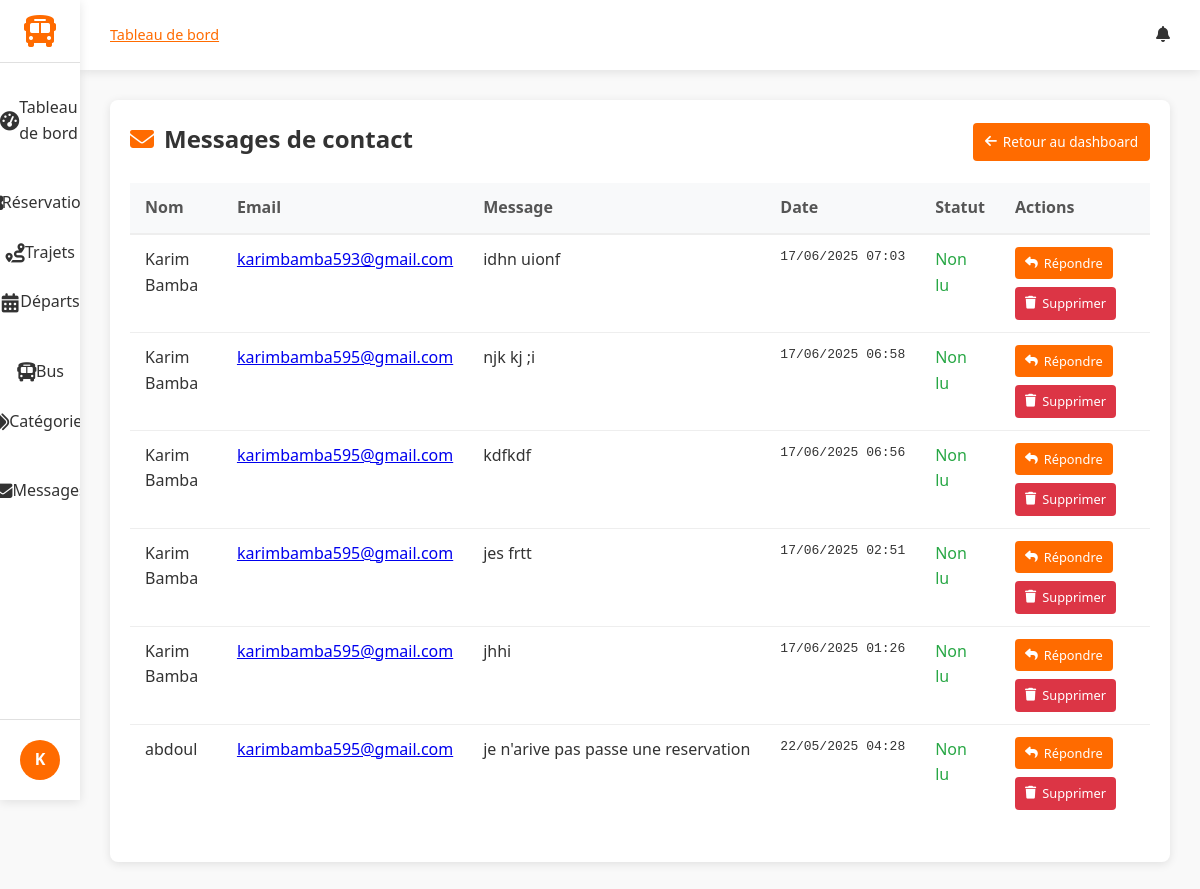
/dashboard/messages/ (signed in), run on the app's committed database.
### accounts/models.py (models this page shows, shortened)
class CustomUser(AbstractUser):
    """
    Modèle utilisateur personnalisé. Hérite de AbstractUser (nom d'utilisateur, email, etc.).
    Nous pourrions ajouter des champs ici (par ex. is_client), mais utilisons la version minimale.
    """

### reservations/models.py (models this page shows)
class ContactMessage(models.Model):
    name = models.CharField(max_length=100)
    email = models.EmailField()
    message = models.TextField()
    submitted_at = models.DateTimeField(auto_now_add=True)
    reply = models.TextField(blank=True, null=True)
    replied_at = models.DateTimeField(blank=True, null=True)

### gareci_admin/views.py (the view)
# urls.py: path('messages/', MessageListView.as_view(), name='message_list'),
class MessageListView(StaffRequiredMixin, ListView):
    model = ContactMessage
    template_name = 'dashboard/message_list.html'
    context_object_name = 'messages'
    ordering = ['-submitted_at']

### gareci_admin/utils.py (called while the page is built)
    def test_func(self):
        return self.request.user.is_staff

### gareci_admin/templates/dashboard/message_list.html (shortened to what this page needs)
{% extends 'dashboard/dashboard_base.html' %}
{% block content %}
<div class="messages-container">
    <div class="messages-header">
        <h2><i class="fas fa-envelope"></i> Messages de contact</h2>
        <a href="{% url 'dashboard:index' %}" class="btn btn-primary">
            <i class="fas fa-arrow-left"></i> Retour au dashboard
        </a>
    </div>
    <table class="messages-table">
        <thead>
            <tr>
                <th>Nom</th>
                <th>Email</th>
                <th>Message</th>
                <th>Date</th>
                <th>Statut</th>
                <th>Actions</th>
            </tr>
        </thead>
        <tbody>
            {% for msg in messages %}
            <tr>
                <td>{{ msg.name }}</td>
                <td><a href="mailto:{{ msg.email }}">{{ msg.email }}</a></td>
                <td class="message-preview" title="{{ msg.message }}">{{ msg.message }}</td>
                <td class="datetime">{{ msg.submitted_at|date:"d/m/Y H:i" }}</td>
                <td class="{% if msg.is_read %}status-read{% else %}status-unread{% endif %}">
                    {{ msg.is_read|yesno:"Lu,Non lu" }}
                </td>
                <td>
                    <div class="action-buttons">
                        <a href="{% url 'dashboard:message_reply' msg.id %}" class="btn btn-sm btn-primary">
                            <i class="fas fa-reply"></i> Répondre
                        </a>
                        <a href="{% url 'dashboard:message_delete' msg.id %}"
                           class="btn btn-sm btn-danger"
                           onclick="return confirm('Voulez-vous vraiment supprimer ce message ?');">
                            <i class="fas fa-trash"></i> Supprimer
                        </a>
                    </div>
                </td>
            </tr>
            {% endfor %}
        </tbody>
    </table>
</div>
{% endblock %}

### gareci_admin/templates/dashboard/dashboard_base.html (shortened to what this page needs)
{% load static %}
<!DOCTYPE html>
<html lang="fr">
<head>
    <link rel="stylesheet" href="https://cdnjs.cloudflare.com/ajax/libs/font-awesome/6.4.0/css/all.min.css">
    <link rel="stylesheet" href="{% static 'css/dashboard_base.css' %}">
</head>
<body>
    <div class="dashboard-container">
        <aside class="sidebar">
            <div class="logo">
                <i class="fas fa-bus"></i>
            </div>
            <nav class="sidebar-nav">
                <ul class="nav-list">
                    <li class="{% if active_tab == 'dashboard' %}active{% endif %}">
                        <a href="{% url 'dashboard:index' %}">
                            <i class="fas fa-tachometer-alt"></i> Tableau de bord
                        </a>
                    </li>
                    <li class="nav-section-header">
                    </li>
                    <li class="{% if active_tab == 'reservations' %}active{% endif %}">
                        <a href="{% url 'dashboard:reservation_list' %}">
                             Réservations
                        </a>
                    </li>
                    <li class="{% if active_tab == 'trips' %}active{% endif %}">
                        <a href="{% url 'dashboard:trip_list' %}">
                            <i class="fas fa-route"></i> Trajets
                        </a>
                    </li>
                    <li class="{% if active_tab == 'departures' %}active{% endif %}">
                        <a href="{% url 'dashboard:departure_list' %}">
                            <i class="fas fa-calendar-alt"></i> Départs
                        </a>
                    </li>
                    <li class="nav-section-header">
                    </li>
                    <li class="{% if active_tab == 'buses' %}active{% endif %}">
                        <a href="{% url 'dashboard:bus_list' %}">
                            <i class="fas fa-bus"></i> Bus
                        </a>
                    </li>
                    <li class="{% if active_tab == 'categories' %}active{% endif %}">
                        <a href="{% url 'dashboard:category_list' %}">
                            <i class="fas fa-tags"></i> Catégories
                        </a>
                    </li>
                    <li class="nav-section-header">
                    </li>
                    <li class="{% if active_tab == 'messages' %}active{% endif %}">
                        <a href="{% url 'dashboard:message_list' %}">
                            <i class="fas fa-envelope"></i> Messages
                        </a>
                    </li>
                </ul>
            </nav>
            <div class="sidebar-footer">
                <div class="user-profile">
                    <div class="user-avatar">
                        {% if user.profile.image %}
                            <img src="{{ user.profile.image.url }}" alt="{{ user.username }}">
                        {% else %}
                            <div class="avatar-initials">
                                {{ user.username|slice:":1"|upper }}
                            </div>
                        {% endif %}
                    </div>
                </div>
            </div>
        </aside>
        <main class="main-content">
            <header class="content-header">
                <div class="header-left">
                    <div class="breadcrumbs">
                        {% block breadcrumbs %}
                        <a href="{% url 'dashboard:index' %}">Tableau de bord</a>
                        {% endblock %}
                    </div>
                </div>
                <div class="header-right">
                    {% block header_actions %}
                    <div class="notifications">
                        <i class="fas fa-bell"></i>
                    </div>
                    {% endblock %}
                </div>
            </header>
            <div class="content-wrapper">
                {% block content %}{% endblock %}
            </div>
        </main>
    </div>
</body>
</html>

### static/css/dashboard_base.css (style rules this page uses)
:root { --primary: #FF6B00; --primary-dark: #E05D00; --secondary: #0056B3; --dark: #333333; --light: #F5F5F5; --gray: #888888; --light-gray: #E0E0E0; --sidebar-width: 280px; --sidebar-collapsed-width: 80px; --header-height: 70px; --blue: #4285F4; --green: #34A853; --orange: #FBBC05; --red: #EA4335; --border-radius: 8px; --box-shadow: 0 2px 10px rgba(0, 0, 0, 0.1); --transition: all 0.3s ease; }
* { margin: 0; padding: 0; box-sizing: border-box; }
body { font-family: 'Segoe UI', Tahoma, Geneva, Verdana, sans-serif; background-color: #f9f9f9; color: var(--dark); line-height: 1.6; }
.dashboard-container { display: flex; min-height: 100vh; }
.sidebar { width: var(--sidebar-width); background-color: white; box-shadow: var(--box-shadow); display: flex; flex-direction: column; transition: var(--transition); z-index: 100; height: 100vh; position: fixed; }
.logo { display: flex; align-items: center; padding: 20px; border-bottom: 1px solid var(--light-gray); }
.logo i { font-size: 2rem; color: var(--primary); margin-right: 10px; }
.sidebar-nav { flex: 1; padding: 20px 0; overflow-y: auto; }
.nav-list { list-style: none; }
.nav-section-header { padding: 15px 20px 5px; font-size: 0.8rem; text-transform: uppercase; color: var(--gray); letter-spacing: 0.5px; }
.nav-list li a { display: flex; align-items: center; padding: 12px 20px; color: var(--dark); text-decoration: none; transition: var(--transition); }
.nav-list li a i { margin-right: 10px; width: 20px; text-align: center; }
.sidebar-footer { padding: 20px; border-top: 1px solid var(--light-gray); }
.user-profile { display: flex; align-items: center; }
.user-avatar { margin-right: 12px; }
.avatar-initials { width: 40px; height: 40px; border-radius: 50%; background-color: var(--primary); color: white; display: flex; align-items: center; justify-content: center; font-weight: bold; }
.main-content { flex: 1; margin-left: var(--sidebar-width); transition: var(--transition); min-height: 100vh; display: flex; flex-direction: column; }
.content-header { display: flex; justify-content: space-between; align-items: center; padding: 0 30px; height: var(--header-height); background-color: white; box-shadow: var(--box-shadow); position: sticky; top: 0; z-index: 90; }
.header-left { display: flex; align-items: center; }
.breadcrumbs { font-size: 0.9rem; color: var(--gray); }
.breadcrumbs a { color: var(--primary); }
.header-right { display: flex; align-items: center; gap: 20px; }
.notifications { position: relative; cursor: pointer; }
.content-wrapper { flex: 1; padding: 30px; background-color: #f9f9f9; }
.btn { display: inline-flex; align-items: center; justify-content: center; padding: 8px 16px; border-radius: var(--border-radius); font-weight: 500; cursor: pointer; transition: var(--transition); border: none; font-size: 0.9rem; }
.btn i { margin-right: 6px; }
.btn-primary { background-color: var(--primary); color: white; }
.btn-sm { padding: 5px 10px; font-size: 0.8rem; }
@media (max-width: 1200px) { .sidebar { width: var(--sidebar-collapsed-width); } }
@media (max-width: 1200px) { .logo { justify-content: center; padding: 15px 0; } }
@media (max-width: 1200px) { .logo i { margin-right: 0; } }
@media (max-width: 1200px) { .nav-list li a { justify-content: center; padding: 12px 0; } }
@media (max-width: 1200px) { .nav-list li a i { margin-right: 0; font-size: 1.2rem; } }
@media (max-width: 1200px) { .user-avatar { margin-right: 0; } }
@media (max-width: 1200px) { .main-content { margin-left: var(--sidebar-collapsed-width); } }

### data on the page
CustomUser: username "K"
ContactMessage: name "Karim Bamba", email "karimbamba593@gmail.com", message "idhn uionf", submitted_at "17/06/2025 07:03", is_read "Non lu"
ContactMessage: name "Karim Bamba", email "karimbamba595@gmail.com", message "njk kj ;i", submitted_at "17/06/2025 06:58", is_read "Non lu"
ContactMessage: name "Karim Bamba", email "karimbamba595@gmail.com", message "kdfkdf", submitted_at "17/06/2025 06:56", is_read "Non lu"
ContactMessage: name "Karim Bamba", email "karimbamba595@gmail.com", message "jes frtt", submitted_at "17/06/2025 02:51", is_read "Non lu"
ContactMessage: name "Karim Bamba", email "karimbamba595@gmail.com", message "jhhi", submitted_at "17/06/2025 01:26", is_read "Non lu"
ContactMessage: name "abdoul", email "karimbamba595@gmail.com", message "je n'arive pas passe une reservation", submitted_at "22/05/2025 04:28", is_read "Non lu"
